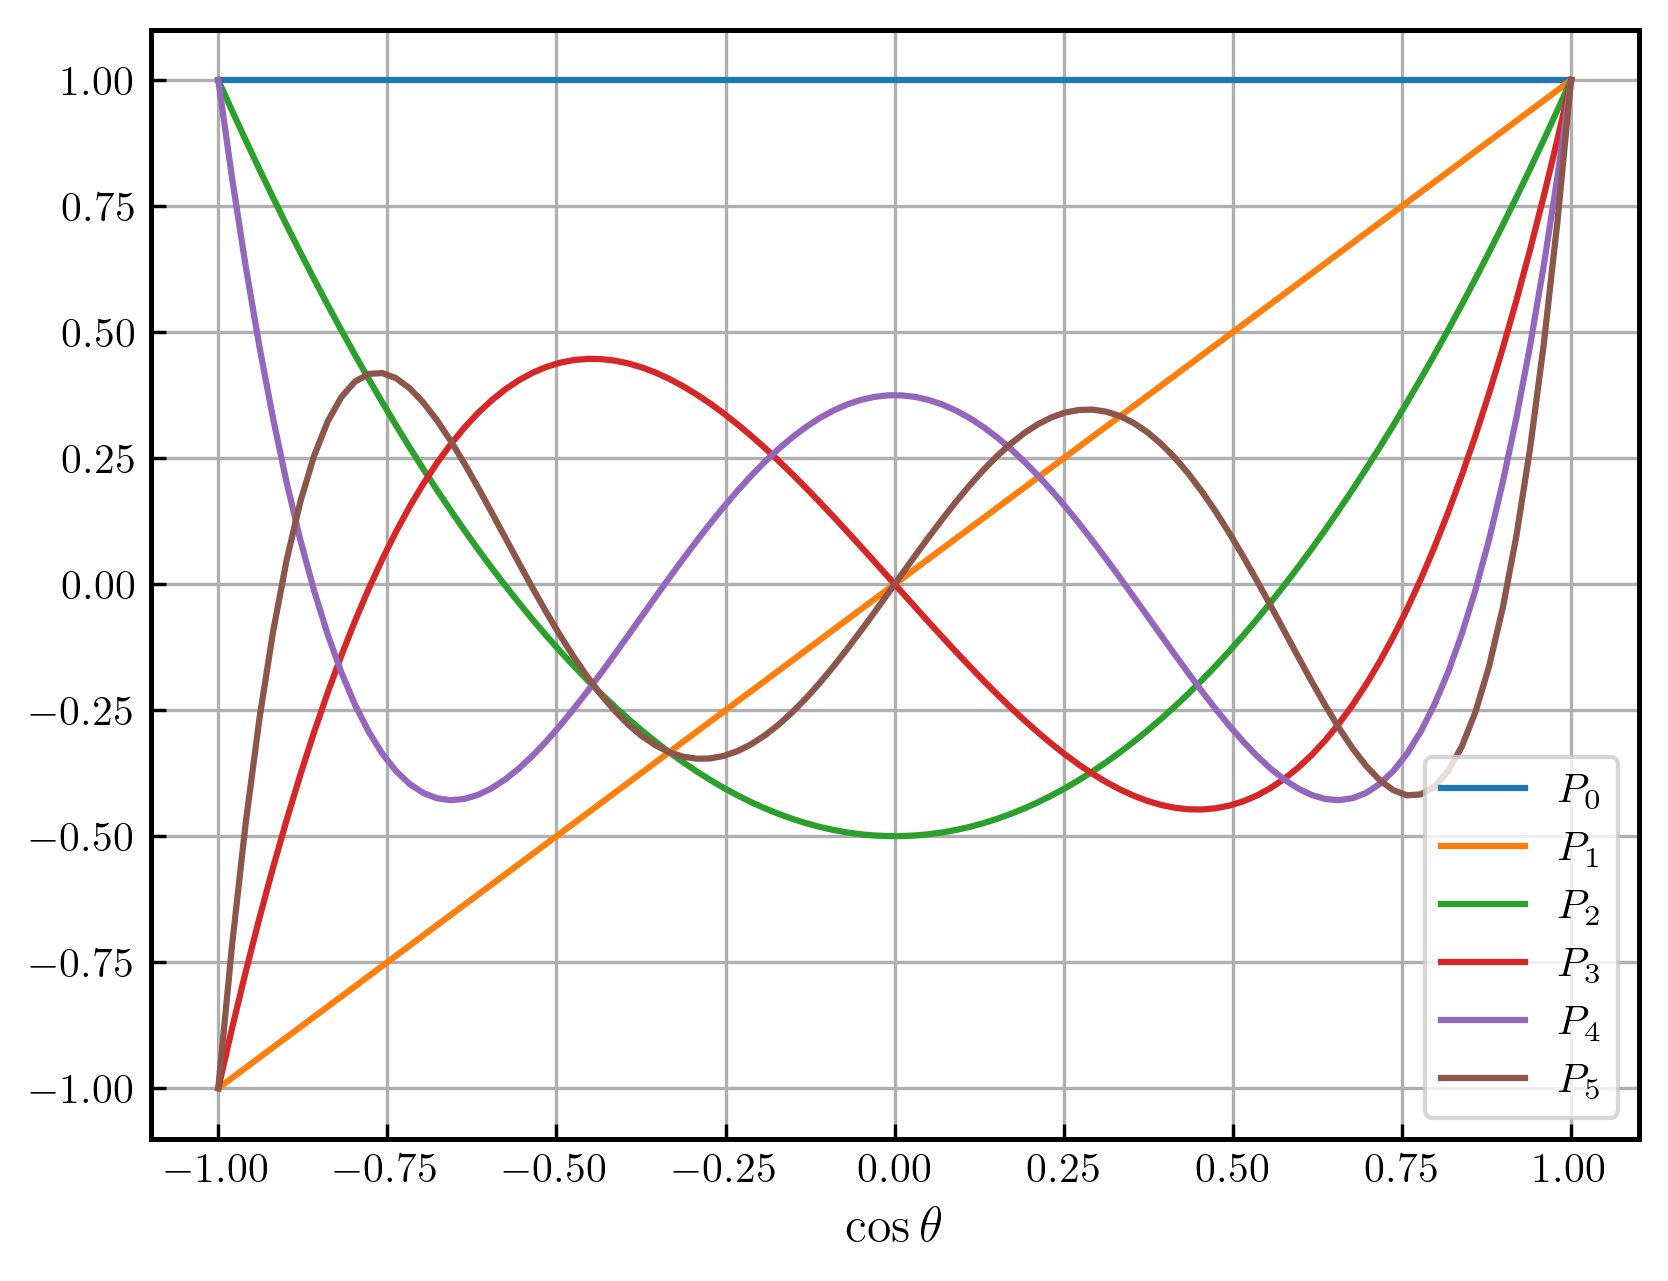

This chart was generated by the following Python code:
#!/usr/bin/env python3

import numpy as np
import matplotlib.pyplot as plt
plt.style.use( 'publication.sty' )

N = 100
x = np.linspace( -1.0, 1.0, N )

y0 = np.ones( N, np.float64 )
y1 = x
y2 = 0.5 * ( 3 * x**2 - 1 )
y3 = 0.5 * ( 5 * x**3 - 3 * x )
y4 = 0.125 * ( 35 * x**4 - 30 * x**2 + 3 )
y5 = 0.125 * ( 63 * x**5 - 70 * x**3 + 15 * x )

fig, ax = plt.subplots( 1, 1 )
ax.plot( x, y0, label = r'$P_{0}$' )
ax.plot( x, y1, label = r'$P_{1}$' )
ax.plot( x, y2, label = r'$P_{2}$' )
ax.plot( x, y3, label = r'$P_{3}$' )
ax.plot( x, y4, label = r'$P_{4}$' )
ax.plot( x, y5, label = r'$P_{5}$' )

ax.grid()

ax.legend()
ax.set_xlabel( r'$\cos\theta$' )

#plt.show()
plt.savefig( 'legendre.png', dpi = 300 )
